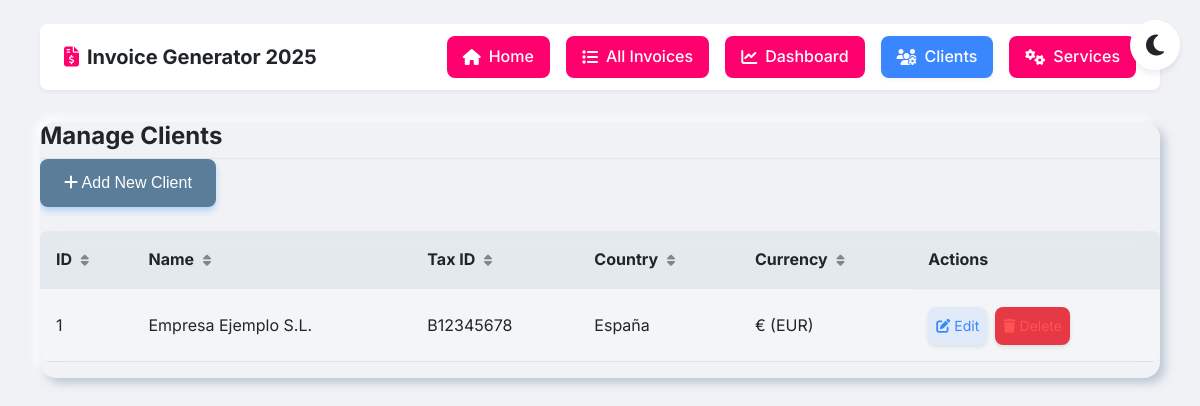
The app's page /manage_clients with its own data.
### tables this page shows
CREATE TABLE clients (
        id INTEGER PRIMARY KEY,
        name TEXT NOT NULL,
        tax_id TEXT NOT NULL,
        address TEXT NOT NULL,
        country TEXT NOT NULL,
        email TEXT,
        currency_code TEXT,
        currency_symbol TEXT
    );

### src/routes.py (the view)
    @app.route('/manage_clients')
    def manage_clients():
        clients = models.get_clients()
        current_page = 'manage_clients'
        return render_template('manage_clients.html',
                              clients=clients,
                              current_page=current_page)

### src/models.py (called while the page is built)
@contextmanager
def get_db_connection():
    conn = sqlite3.connect(DB_FILE)
    try:
        yield conn
    finally:
        conn.close()

def get_clients():
    with get_db_connection() as conn:
        cursor = conn.cursor()
        cursor.execute('SELECT * FROM clients')
        return cursor.fetchall()

### templates/manage_clients.html (shortened to what this page needs)
{% extends "base.html" %}
{% block content %}
<div class="bento-grid">
    <div class="bento-item" style="grid-column: span 12;">
        <div class="card-header">
            <h2 class="card-title">Manage Clients</h2>
        </div>
        <div class="card-body">
            <button id="add-client-btn" class="btn btn-primary" style="margin-bottom: 1.5rem;">
                <i class="fas fa-plus"></i> Add New Client
            </button>
            <div class="table-responsive">
                <table class="table sortable-table" id="clients-table">
                    <thead>
                        <tr>
                            <th class="sortable" data-sort="id">ID <i class="fas fa-sort"></i></th>
                            <th class="sortable" data-sort="name">Name <i class="fas fa-sort"></i></th>
                            <th class="sortable" data-sort="tax_id">Tax ID <i class="fas fa-sort"></i></th>
                            <th class="mobile-hide sortable" data-sort="country">Country <i class="fas fa-sort"></i></th>
                            <th class="mobile-hide sortable" data-sort="currency">Currency <i class="fas fa-sort"></i></th>
                            <th>Actions</th>
                        </tr>
                    </thead>
                    <tbody>
                        {% for client in clients %}
                        <tr>
                            <td data-value="{{ client[0] }}">{{ client[0] }}</td>
                            <td data-value="{{ client[1] }}">{{ client[1] }}</td>
                            <td data-value="{{ client[2] }}">{{ client[2] }}</td>
                            <td class="mobile-hide" data-value="{{ client[4] }}">{{ client[4] }}</td>
                            <td class="mobile-hide" data-value="{{ client[6] if client[6] else 'EUR' }}">
                                {{ client[7] if client[7] else '€' }} ({{ client[6] if client[6] else 'EUR' }})
                            </td>
                            <td>
                                <div class="table-actions">
                                    <a href="#" class="action-btn action-btn-edit" onclick="editClient({{ client[0] }})">
                                        <i class="fas fa-edit"></i> Edit
                                    </a>
                                    <a href="#" class="action-btn action-btn-delete" onclick="confirmDeleteClient({{ client[0] }}, '{{ client[1] }}')">
                                        <i class="fas fa-trash"></i> Delete
                                    </a>
                                </div>
                            </td>
                        </tr>
                        {% endfor %}
                    </tbody>
                </table>
            </div>
        </div>
    </div>
</div>
{% endblock %}

### static/css/styles.css (style rules this page uses)
:root { --primary-color: #3a86ff; --primary-color-rgb: 58, 134, 255; --secondary-color: #8338ec; --secondary-color-rgb: 131, 56, 236; --accent-color: #ff006e; --accent-color-rgb: 255, 0, 110; --success-color: #38b000; --success-color-rgb: 56, 176, 0; --warning-color: #ffbe0b; --warning-color-rgb: 255, 190, 11; --danger-color: #ff5252; --danger-color-rgb: 255, 82, 82; --info-color: #0dcaf0; --info-color-rgb: 13, 202, 240; --background-color: #f0f2f5; --card-background: #ffffff; --text-primary: #212529; --text-secondary: #6c757d; --border-color: #dee2e6; --dark-background-color: #121212; --dark-card-background: #1e1e1e; --dark-text-primary: #e0e0e0; --dark-text-secondary: #a0a0a0; --dark-border-color: #333333; --shadow-sm: 0 2px 4px rgba(0, 0, 0, 0.05); --shadow-md: 0 4px 6px rgba(0, 0, 0, 0.07); --shadow-lg: 0 10px 15px rgba(0, 0, 0, 0.1); --neu-shadow-light: 5px 5px 10px rgba(166, 180, 200, 0.7); --neu-shadow-dark: -5px -5px 10px rgba(255, 255, 255, 0.9); --neu-shadow-pressed-light: inset 2px 2px 5px rgba(166, 180, 200, 0.7); --neu-shadow-pressed-dark: inset -2px -2px 5px rgba(255, 255, 255, 0.9); --glass-background: rgba(255, 255, 255, 0.25); --glass-border: 1px solid rgba(255, 255, 255, 0.18); --glass-blur: blur(10px); --glass-shadow: 0 8px 32px 0 rgba(31, 38, 135, 0.15); --transition-speed: 0.3s; --border-radius: 0.5rem; --border-radius-lg: 1rem; --font-family: 'Inter', -apple-system, BlinkMacSystemFont, 'Segoe UI', Roboto, Oxygen, Ubuntu, Cantarell, sans-serif; --font-size-base: 1rem; --font-size-sm: 0.875rem; --font-size-lg: 1.125rem; --font-size-xl: 1.5rem; --font-size-xxl: 2rem; --font-weight-normal: 400; --font-weight-medium: 500; --font-weight-bold: 700; --line-height: 1.6; }
* { box-sizing: border-box; margin: 0; padding: 0; }
body { font-family: var(--font-family); font-size: var(--font-size-base); line-height: var(--line-height); color: var(--text-primary); background-color: var(--background-color); -webkit-font-smoothing: antialiased; -moz-osx-font-smoothing: grayscale; padding: 1.5rem; min-height: 100vh; }
h1, h2, h3, h4, h5, h6 { margin-bottom: 0.5rem; font-weight: var(--font-weight-bold); line-height: 1.2; }
h2 { font-size: var(--font-size-xl); }
.bento-grid { display: grid; grid-template-columns: repeat(12, 1fr); grid-auto-rows: minmax(100px, auto); gap: 1.5rem; margin-bottom: 2rem; }
.bento-item { border-radius: var(--border-radius); overflow: hidden; opacity: 0; transform: translateY(20px); transition: all var(--transition-speed) ease; }
.bento-item { background-color: var(--background-color); box-shadow: var(--neu-shadow-light), var(--neu-shadow-dark); border-radius: var(--border-radius-lg); border: none; }
.bento-item .card-header { background-color: var(--background-color); border-bottom: 1px solid rgba(0, 0, 0, 0.05); }
.btn { display: inline-block; font-weight: var(--font-weight-medium); text-align: center; white-space: nowrap; vertical-align: middle; user-select: none; padding: 0.75rem 1.5rem; font-size: var(--font-size-base); line-height: 1.5; border-radius: var(--border-radius); transition: all var(--transition-speed) ease; cursor: pointer; position: relative; overflow: hidden; }
.btn-primary { color: white; background-color: var(--primary-color); border: none; box-shadow: 0 4px 6px rgba(58, 134, 255, 0.3); }
.table { width: 100%; border-collapse: separate; border-spacing: 0; margin-bottom: 1rem; color: var(--text-primary); background: var(--glass-background); backdrop-filter: var(--glass-blur); -webkit-backdrop-filter: var(--glass-blur); border-radius: var(--border-radius); overflow: hidden; }
.table th, .table td { padding: 0.75rem; vertical-align: middle; border-bottom: 1px solid rgba(255, 255, 255, 0.1); }
.table thead th { vertical-align: bottom; border-bottom: 2px solid rgba(255, 255, 255, 0.2); font-weight: var(--font-weight-bold); color: var(--text-primary); background-color: rgba(58, 134, 255, 0.1); text-align: left; }
.action-btn { display: inline-flex; align-items: center; justify-content: center; color: white; border-radius: var(--border-radius); padding: 0.4rem 0.75rem; font-size: var(--font-size-sm); text-decoration: none; transition: all var(--transition-speed) ease; box-shadow: 0 2px 4px rgba(0, 0, 0, 0.1); }
.action-btn-delete { background-color: var(--danger-color); }

### records on screen
clients: id "1", name "Empresa Ejemplo S.L.", tax "B12345678", country "España", currency_symbol "€", currency_code "EUR"
